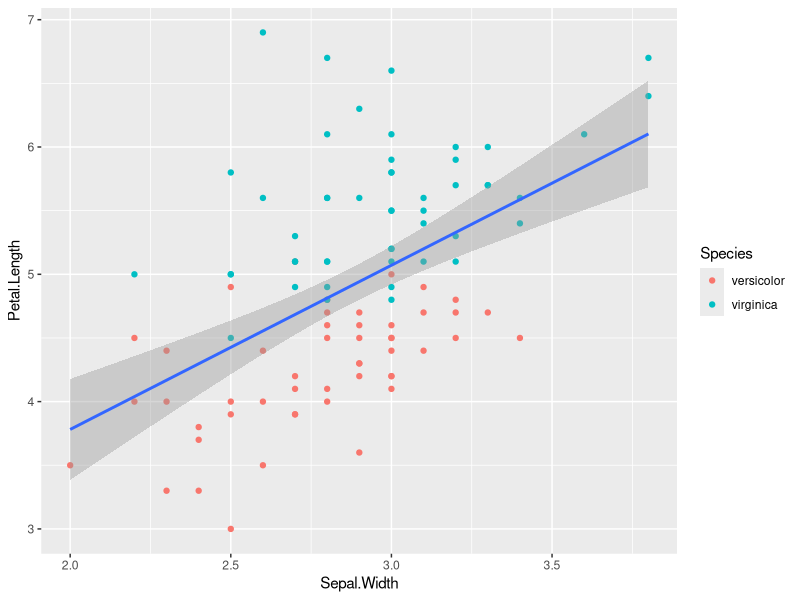

Generate this figure with R:
## ---- chunk 1
knitr::opts_chunk$set(echo = TRUE, message = FALSE)
#If you don't want to show the code
#knitr::opts_chunk$set(echo = FALSE, message = FALSE)
 
## ---- chunk 2
library(tidyverse)
#conflict_prefer("filter", "dplyr")
library(broom)
library(knitr)
## ---- chunk 3
data(iris)
iris_nonsetosa <- iris %>%
  filter(Species != "setosa")
## ---- chunk 4
m_pl_sw <- lm(Petal.Length ~ Sepal.Width, data = iris_nonsetosa)
tidy_m_pl_sw <- tidy(m_pl_sw)
kable(tidy_m_pl_sw,
      caption="Table 1. Regression output for predictiong petal length for sepal width.",
      digits = 2)
## ---- chunk 5
ggplot(iris_nonsetosa) +
  geom_point(aes(x = Sepal.Width, y = Petal.Length, color = Species)) +
  geom_smooth(aes(x= Sepal.Width, y= Petal.Length), method = "lm")
